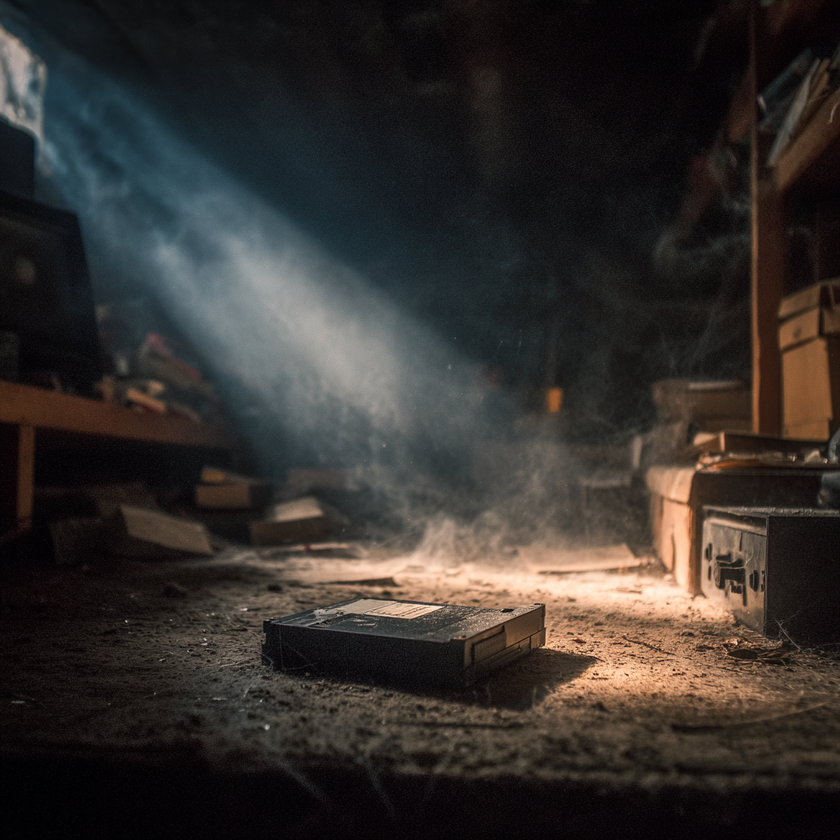
#> input picture img/about/attic-discovery.png, 840 x 840 px, shrunk from 1024 x 1024 before the run
$ python crop_background.py
#> lines starting #> are read from the running program, lines starting #| are printed output that depends on the picture
#!/usr/bin/env python3
"""
裁剪背景图片脚本
将 1024x1024 的方图裁剪为适合博客背景的宽屏比例
"""

from PIL import Image
import os

def crop_for_background(input_path, output_path, target_ratio=16/9):
    """
    裁剪图片为指定比例，保留中心区域

    Args:
        input_path: 输入图片路径
        output_path: 输出图片路径
        target_ratio: 目标宽高比，默认 16:9
    """
#> called with input_path = 'img/about/attic-discovery.png', output_path = 'img/about/attic-discovery-bg-16x9.png', target_ratio = 1.78
    # 打开图片
    img = Image.open(input_path)
#> img is the input picture: PIL image 840x840 RGB; mean R, G, B 52.2, 47.5, 44.5
    original_width, original_height = img.size
#> original_width = 840; original_height = 840

    print(f"原始尺寸: {original_width}x{original_height}")
#| 原始尺寸: 840x840

    # 计算目标尺寸
    # 对于方图 (1024x1024)，裁剪为 16:9 意味着保留全宽，裁剪高度
    target_height = int(original_width / target_ratio)
#> target_height = 472

    # 如果计算出的高度大于原始高度，则保留全高，裁剪宽度
    if target_height > original_height:
        target_height = original_height
        target_width = int(original_height * target_ratio)
    else:
        target_width = original_width
#> target_width = 840

    print(f"目标尺寸: {target_width}x{target_height} (比例 {target_ratio:.2f}:1)")
#| 目标尺寸: 840x472 (比例 1.78:1)

    # 计算裁剪区域（居中裁剪）
    left = (original_width - target_width) // 2
#> left = 0
    top = (original_height - target_height) // 2
#> top = 184
    right = left + target_width
#> right = 840
    bottom = top + target_height
#> bottom = 656

    print(f"裁剪区域: left={left}, top={top}, right={right}, bottom={bottom}")
#| 裁剪区域: left=0, top=184, right=840, bottom=656

    # 裁剪
    cropped_img = img.crop((left, top, right, bottom))
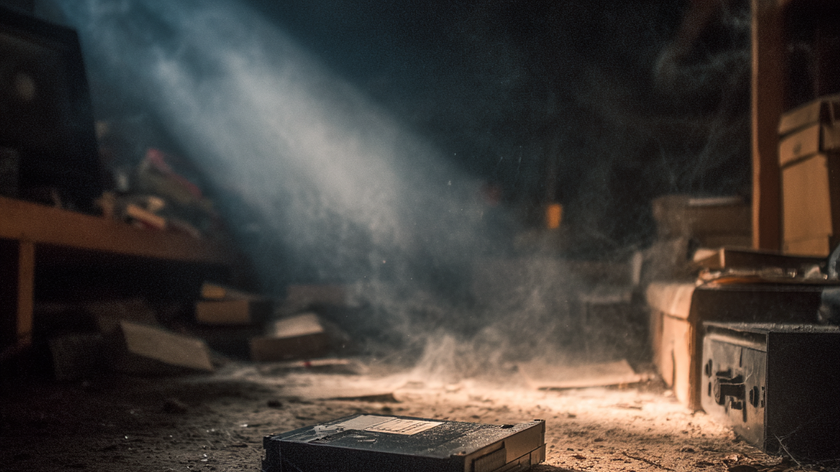
#> cropped_img: PIL image 840x472 RGB; mean R, G, B 67.5, 61.8, 57.2

    # 保存
    cropped_img.save(output_path, quality=95, optimize=True)
    print(f"✓ 已保存到: {output_path}")
    print(f"✓ 新尺寸: {cropped_img.size[0]}x{cropped_img.size[1]}")
#| ✓ 新尺寸: 840x472

    return cropped_img

def main():
    # 输入输出路径
    input_file = "img/about/attic-discovery.png"
    output_file = "img/about/attic-discovery-bg.png"

    # 检查输入文件是否存在
    if not os.path.exists(input_file):
        print(f"错误: 找不到文件 {input_file}")
        return

    print("=" * 60)
    print("裁剪背景图片")
    print("=" * 60)

    # 方案1: 16:9 宽屏比例（推荐）
    print("\n【方案1】16:9 宽屏比例 (1024x576)")
    crop_for_background(
        input_file,
        output_file.replace('.png', '-16x9.png'),
        target_ratio=16/9
    )

    # 方案2: 21:9 超宽比例（更电影感）
    print("\n【方案2】21:9 超宽比例 (1024x439)")
    crop_for_background(
        input_file,
        output_file.replace('.png', '-21x9.png'),
        target_ratio=21/9
    )
#> call 2 of crop_for_background, with input_path = 'img/about/attic-discovery.png', output_path = 'img/about/attic-discovery-bg-21x9.png', target_ratio = 2.33
#| 原始尺寸: 840x840
#| 目标尺寸: 840x360 (比例 2.33:1)
#| 裁剪区域: left=0, top=240, right=840, bottom=600
#> in crop_for_background (call 2), `cropped_img = img.crop((left, top, right, bottom))`:
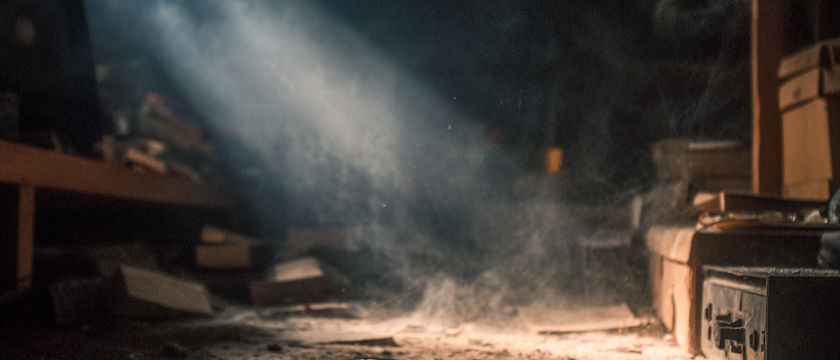
#> cropped_img: PIL image 840x360 RGB; mean R, G, B 70.1, 64.1, 59.2
#| ✓ 新尺寸: 840x360

    # 方案3: 2:1 极宽比例（类似网站横幅）
    print("\n【方案3】2:1 极宽比例 (1024x512)")
    crop_for_background(
        input_file,
        output_file.replace('.png', '-2x1.png'),
        target_ratio=2/1
    )
#> call 3 of crop_for_background, with input_path = 'img/about/attic-discovery.png', output_path = 'img/about/attic-discovery-bg-2x1.png', target_ratio = 2
#| 原始尺寸: 840x840
#| 目标尺寸: 840x420 (比例 2.00:1)
#| 裁剪区域: left=0, top=210, right=840, bottom=630
#> in crop_for_background (call 3), `cropped_img = img.crop((left, top, right, bottom))`:
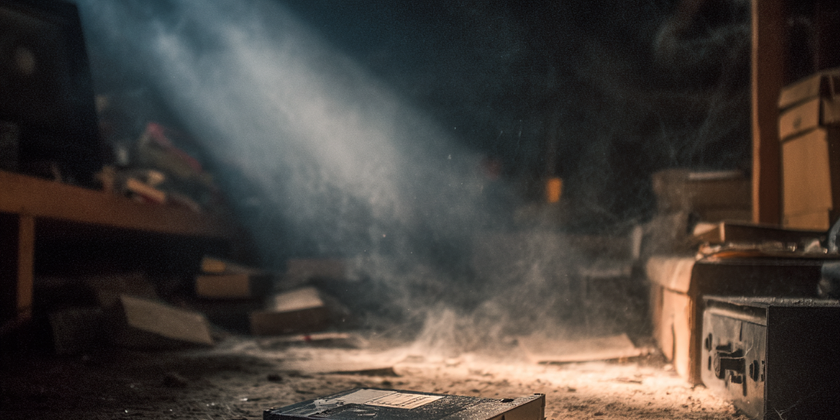
#> cropped_img: PIL image 840x420 RGB; mean R, G, B 69.6, 63.6, 58.8
#| ✓ 新尺寸: 840x420

    print("\n" + "=" * 60)
    print("✓ 完成！已生成3个版本:")
    print("  - attic-discovery-bg-16x9.png (推荐，常规宽屏)")
    print("  - attic-discovery-bg-21x9.png (更有电影感)")
    print("  - attic-discovery-bg-2x1.png (最宽，类似横幅)")
    print("\n提示: 选择一个喜欢的版本重命名为 attic-discovery-bg.png")
    print("=" * 60)

if __name__ == "__main__":
    main()
